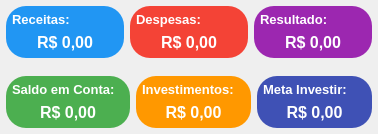
           <widget class="QWidget" name="widget_7" native="true">
            <layout class="QVBoxLayout" name="verticalLayout_12">
             <property name="leftMargin">
              <number>0</number>
             </property>
             <property name="topMargin">
              <number>0</number>
             </property>
             <property name="rightMargin">
              <number>0</number>
             </property>
             <property name="bottomMargin">
              <number>0</number>
             </property>
             <item>
              <widget class="QWidget" name="widget_22" native="true">
               <layout class="QHBoxLayout" name="horizontalLayout_2">
                <property name="leftMargin">
                 <number>6</number>
                </property>
                <property name="topMargin">
                 <number>6</number>
                </property>
                <property name="rightMargin">
                 <number>6</number>
                </property>
                <property name="bottomMargin">
                 <number>6</number>
                </property>
                <item>
                 <widget class="QWidget" name="widget_11" native="true">
                  <property name="styleSheet">
                   <string notr="true">background-color: rgb(33, 150, 243);
border-radius: 20px;   /* controla o arredondamento */</string>
                  </property>
                  <layout class="QVBoxLayout" name="verticalLayout_4">
                   <property name="spacing">
                    <number>6</number>
                   </property>
                   <property name="leftMargin">
                    <number>6</number>
                   </property>
                   <property name="topMargin">
                    <number>6</number>
                   </property>
                   <property name="rightMargin">
                    <number>6</number>
                   </property>
                   <property name="bottomMargin">
                    <number>6</number>
                   </property>
                   <item>
                    <widget class="QWidget" name="widget_12" native="true">
                     <layout class="QHBoxLayout" name="horizontalLayout_6">
                      <property name="spacing">
                       <number>0</number>
                      </property>
                      <property name="leftMargin">
                       <number>0</number>
                      </property>
                      <property name="topMargin">
                       <number>0</number>
                      </property>
                      <property name="rightMargin">
                       <number>0</number>
                      </property>
                      <property name="bottomMargin">
                       <number>0</number>
                      </property>
                      <item>
                       <widget class="QLabel" name="label_2">
                        <property name="minimumSize">
                         <size>
                          <width>62</width>
                          <height>0</height>
                         </size>
                        </property>
                        <property name="maximumSize">
                         <size>
                          <width>62</width>
                          <height>16777215</height>
                         </size>
                        </property>
                        <property name="font">
                         <font>
                          <pointsize>10</pointsize>
                          <weight>75</weight>
                          <bold>true</bold>
                         </font>
                        </property>
                        <property name="styleSheet">
                         <string notr="true">color: rgb(255, 255, 255);</string>
                        </property>
                        <property name="text">
                         <string>Receitas:</string>
                        </property>
                       </widget>
                      </item>
                      <item>
                       <widget class="QLabel" name="label_3">
                        <property name="text">
                         <string/>
                        </property>
                       </widget>
                      </item>
                     </layout>
                    </widget>
                   </item>
                   <item>
                    <widget class="QWidget" name="widget_13" native="true">
                     <layout class="QHBoxLayout" name="horizontalLayout_8">
                      <property name="spacing">
                       <number>0</number>
                      </property>
                      <property name="leftMargin">
                       <number>0</number>
                      </property>
                      <property name="topMargin">
                       <number>0</number>
                      </property>
                      <property name="rightMargin">
                       <number>0</number>
                      </property>
                      <property name="bottomMargin">
                       <number>0</number>
                      </property>
                      <item>
                       <widget class="QLabel" name="label_Receitas">
                        <property name="font">
                         <font>
                          <pointsize>12</pointsize>
                          <weight>75</weight>
                          <bold>true</bold>
                         </font>
                        </property>
                        <property name="styleSheet">
                         <string notr="true">color: rgb(255, 255, 255);</string>
                        </property>
                        <property name="text">
                         <string>R$ 0,00</string>
                        </property>
                        <property name="alignment">
                         <set>Qt::AlignCenter</set>
                        </property>
                       </widget>
                      </item>
                     </layout>
                    </widget>
                   </item>
                  </layout>
                 </widget>
                </item>
                <item>
                 <widget class="QWidget" name="widget_14" native="true">
                  <property name="styleSheet">
                   <string notr="true">background-color: rgb(244, 67, 54);
border-radius: 20px;   /* controla o arredondamento */</string>
                  </property>
                  <layout class="QVBoxLayout" name="verticalLayout_5">
                   <property name="spacing">
                    <number>6</number>
                   </property>
                   <property name="leftMargin">
                    <number>6</number>
                   </property>
                   <property name="topMargin">
                    <number>6</number>
                   </property>
                   <property name="rightMargin">
                    <number>6</number>
                   </property>
                   <property name="bottomMargin">
                    <number>6</number>
                   </property>
                   <item>
                    <widget class="QWidget" name="widget_15" native="true">
                     <layout class="QHBoxLayout" name="horizontalLayout_9">
                      <property name="spacing">
                       <number>0</number>
                      </property>
                      <property name="leftMargin">
                       <number>0</number>
                      </property>
                      <property name="topMargin">
                       <number>0</number>
                      </property>
                      <property name="rightMargin">
                       <number>0</number>
                      </property>
                      <property name="bottomMargin">
                       <number>0</number>
                      </property>
                      <item>
                       <widget class="QLabel" name="label_6">
                        <property name="minimumSize">
                         <size>
                          <width>65</width>
                          <height>0</height>
                         </size>
                        </property>
                        <property name="maximumSize">
                         <size>
                          <width>65</width>
                          <height>16777215</height>
                         </size>
                        </property>
                        <property name="font">
                         <font>
                          <pointsize>10</pointsize>
                          <weight>75</weight>
                          <bold>true</bold>
                         </font>
                        </property>
                        <property name="styleSheet">
                         <string notr="true">color: rgb(255, 255, 255);</string>
                        </property>
                        <property name="text">
                         <string>Despesas:</string>
                        </property>
                       </widget>
                      </item>
                      <item>
                       <widget class="QLabel" name="label_8">
                        <property name="text">
                         <string/>
                        </property>
                       </widget>
                      </item>
                     </layout>
                    </widget>
                   </item>
                   <item>
                    <widget class="QWidget" name="widget_16" native="true">
                     <layout class="QHBoxLayout" name="horizontalLayout_10">
                      <property name="spacing">
                       <number>0</number>
                      </property>
                      <property name="leftMargin">
                       <number>0</number>
                      </property>
                      <property name="topMargin">
                       <number>0</number>
                      </property>
                      <property name="rightMargin">
                       <number>0</number>
                      </property>
                      <property name="bottomMargin">
                       <number>0</number>
                      </property>
                      <item>
                       <widget class="QLabel" name="label_Despesas">
                        <property name="font">
                         <font>
                          <pointsize>12</pointsize>
                          <weight>75</weight>
                          <bold>true</bold>
                         </font>
                        </property>
                        <property name="styleSheet">
                         <string notr="true">color: rgb(255, 255, 255);</string>
                        </property>
                        <property name="text">
                         <string>R$ 0,00</string>
                        </property>
                        <property name="alignment">
                         <set>Qt::AlignCenter</set>
                        </property>
                       </widget>
                      </item>
                     </layout>
                    </widget>
                   </item>
                  </layout>
                 </widget>
                </item>
                <item>
                 <widget class="QWidget" name="widget_17" native="true">
                  <property name="styleSheet">
                   <string notr="true">background-color: rgb(156, 39, 176);
border-radius: 20px;   /* controla o arredondamento */</string>
                  </property>
                  <layout class="QVBoxLayout" name="verticalLayout_8">
                   <property name="spacing">
                    <number>6</number>
                   </property>
                   <property name="leftMargin">
                    <number>6</number>
                   </property>
                   <property name="topMargin">
                    <number>6</number>
                   </property>
                   <property name="rightMargin">
                    <number>6</number>
                   </property>
                   <property name="bottomMargin">
                    <number>6</number>
                   </property>
                   <item>
                    <widget class="QWidget" name="widget_20" native="true">
                     <layout class="QHBoxLayout" name="horizontalLayout_11">
                      <property name="spacing">
                       <number>0</number>
                      </property>
                      <property name="leftMargin">
                       <number>0</number>
                      </property>
                      <property name="topMargin">
                       <number>0</number>
                      </property>
                      <property name="rightMargin">
                       <number>0</number>
                      </property>
                      <property name="bottomMargin">
                       <number>0</number>
                      </property>
                      <item>
                       <widget class="QLabel" name="label_11">
                        <property name="minimumSize">
                         <size>
                          <width>68</width>
                          <height>0</height>
                         </size>
                        </property>
                        <property name="maximumSize">
                         <size>
                          <width>68</width>
                          <height>16777215</height>
                         </size>
                        </property>
                        <property name="font">
                         <font>
                          <pointsize>10</pointsize>
                          <weight>75</weight>
                          <bold>true</bold>
                         </font>
                        </property>
                        <property name="styleSheet">
                         <string notr="true">color: rgb(255, 255, 255);</string>
                        </property>
                        <property name="text">
                         <string>Resultado:</string>
                        </property>
                       </widget>
                      </item>
                      <item>
                       <widget class="QLabel" name="label_12">
                        <property name="text">
                         <string/>
                        </property>
                       </widget>
                      </item>
                     </layout>
                    </widget>
                   </item>
                   <item>
                    <widget class="QWidget" name="widget_21" native="true">
                     <layout class="QHBoxLayout" name="horizontalLayout_12">
                      <property name="spacing">
                       <number>0</number>
                      </property>
                      <property name="leftMargin">
                       <number>0</number>
                      </property>
                      <property name="topMargin">
                       <number>0</number>
                      </property>
                      <property name="rightMargin">
                       <number>0</number>
                      </property>
                      <property name="bottomMargin">
                       <number>0</number>
                      </property>
                      <item>
                       <widget class="QLabel" name="label_Resultado">
                        <property name="font">
                         <font>
                          <pointsize>12</pointsize>
                          <weight>75</weight>
                          <bold>true</bold>
                         </font>
                        </property>
                        <property name="styleSheet">
                         <string notr="true">color: rgb(255, 255, 255);</string>
                        </property>
                        <property name="text">
                         <string>R$ 0,00</string>
                        </property>
                        <property name="alignment">
                         <set>Qt::AlignCenter</set>
                        </property>
                       </widget>
                      </item>
                     </layout>
                    </widget>
                   </item>
                  </layout>
                 </widget>
                </item>
               </layout>
              </widget>
             </item>
             <item>
              <widget class="QWidget" name="widget_6" native="true">
               <layout class="QHBoxLayout" name="horizontalLayout_20">
                <property name="leftMargin">
                 <number>6</number>
                </property>
                <property name="topMargin">
                 <number>6</number>
                </property>
                <property name="rightMargin">
                 <number>6</number>
                </property>
                <property name="bottomMargin">
                 <number>6</number>
                </property>
                <item>
                 <widget class="QWidget" name="widget_23" native="true">
                  <property name="styleSheet">
                   <string notr="true">background-color: rgb(76, 175, 80);
border-radius: 20px;   /* controla o arredondamento */</string>
                  </property>
                  <layout class="QVBoxLayout" name="verticalLayout_9">
                   <property name="spacing">
                    <number>6</number>
                   </property>
                   <property name="leftMargin">
                    <number>6</number>
                   </property>
                   <property name="topMargin">
                    <number>6</number>
                   </property>
                   <property name="rightMargin">
                    <number>6</number>
                   </property>
                   <property name="bottomMargin">
                    <number>6</number>
                   </property>
                   <item>
                    <widget class="QWidget" name="widget_24" native="true">
                     <layout class="QHBoxLayout" name="horizontalLayout_13">
                      <property name="spacing">
                       <number>0</number>
                      </property>
                      <property name="leftMargin">
                       <number>0</number>
                      </property>
                      <property name="topMargin">
                       <number>0</number>
                      </property>
                      <property name="rightMargin">
                       <number>0</number>
                      </property>
                      <property name="bottomMargin">
                       <number>0</number>
                      </property>
                      <item>
                       <widget class="QLabel" name="label_4">
                        <property name="minimumSize">
                         <size>
                          <width>105</width>
                          <height>0</height>
                         </size>
                        </property>
                        <property name="maximumSize">
                         <size>
                          <width>105</width>
                          <height>16777215</height>
                         </size>
                        </property>
                        <property name="font">
                         <font>
                          <pointsize>10</pointsize>
                          <weight>75</weight>
                          <bold>true</bold>
                         </font>
                        </property>
                        <property name="styleSheet">
                         <string notr="true">color: rgb(255, 255, 255);</string>
                        </property>
                        <property name="text">
                         <string>Saldo em Conta:</string>
                        </property>
                       </widget>
                      </item>
                      <item>
                       <widget class="QLabel" name="label_10">
                        <property name="text">
                         <string/>
                        </property>
                       </widget>
                      </item>
                     </layout>
                    </widget>
                   </item>
                   <item>
                    <widget class="QWidget" name="widget_25" native="true">
                     <layout class="QHBoxLayout" name="horizontalLayout_15">
                      <property name="spacing">
                       <number>0</number>
                      </property>
                      <property name="leftMargin">
                       <number>0</number>
                      </property>
                      <property name="topMargin">
                       <number>0</number>
                      </property>
                      <property name="rightMargin">
                       <number>0</number>
                      </property>
                      <property name="bottomMargin">
                       <number>0</number>
                      </property>
                      <item>
                       <widget class="QLabel" name="label_SaldoAtual">
                        <property name="font">
                         <font>
                          <pointsize>12</pointsize>
                          <weight>75</weight>
                          <bold>true</bold>
                         </font>
                        </property>
                        <property name="styleSheet">
                         <string notr="true">color: rgb(255, 255, 255);</string>
                        </property>
                        <property name="text">
                         <string>R$ 0,00</string>
                        </property>
                        <property name="alignment">
                         <set>Qt::AlignCenter</set>
                        </property>
                       </widget>
                      </item>
                     </layout>
                    </widget>
                   </item>
                  </layout>
                 </widget>
                </item>
                <item>
                 <widget class="QWidget" name="widget_26" native="true">
                  <property name="styleSheet">
                   <string notr="true">background-color: rgb(255, 152, 0);
border-radius: 20px;   /* controla o arredondamento */</string>
                  </property>
                  <layout class="QVBoxLayout" name="verticalLayout_10">
                   <property name="spacing">
                    <number>6</number>
                   </property>
                   <property name="leftMargin">
                    <number>6</number>
                   </property>
                   <property name="topMargin">
                    <number>6</number>
                   </property>
                   <property name="rightMargin">
                    <number>6</number>
                   </property>
                   <property name="bottomMargin">
                    <number>6</number>
                   </property>
                   <item>
                    <widget class="QWidget" name="widget_27" native="true">
                     <layout class="QHBoxLayout" name="horizontalLayout_16">
                      <property name="spacing">
                       <number>0</number>
                      </property>
                      <property name="leftMargin">
                       <number>0</number>
                      </property>
                      <property name="topMargin">
                       <number>0</number>
                      </property>
                      <property name="rightMargin">
                       <number>0</number>
                      </property>
                      <property name="bottomMargin">
                       <number>0</number>
                      </property>
                      <item>
                       <widget class="QLabel" name="label_13">
                        <property name="minimumSize">
                         <size>
                          <width>96</width>
                          <height>0</height>
                         </size>
                        </property>
                        <property name="maximumSize">
                         <size>
                          <width>96</width>
                          <height>16777215</height>
                         </size>
                        </property>
                        <property name="font">
                         <font>
                          <pointsize>10</pointsize>
                          <weight>75</weight>
                          <bold>true</bold>
                         </font>
                        </property>
                        <property name="styleSheet">
                         <string notr="true">color: rgb(255, 255, 255);</string>
                        </property>
                        <property name="text">
                         <string>Investimentos:</string>
                        </property>
                       </widget>
                      </item>
                      <item>
                       <widget class="QLabel" name="label_14">
                        <property name="text">
                         <string/>
                        </property>
                       </widget>
                      </item>
                     </layout>
                    </widget>
                   </item>
                   <item>
                    <widget class="QWidget" name="widget_28" native="true">
                     <layout class="QHBoxLayout" name="horizontalLayout_17">
                      <property name="spacing">
                       <number>0</number>
                      </property>
                      <property name="leftMargin">
                       <number>0</number>
                      </property>
                      <property name="topMargin">
                       <number>0</number>
                      </property>
                      <property name="rightMargin">
                       <number>0</number>
                      </property>
                      <property name="bottomMargin">
                       <number>0</number>
                      </property>
                      <item>
                       <widget class="QLabel" name="label_Investimentos">
                        <property name="font">
                         <font>
                          <pointsize>12</pointsize>
                          <weight>75</weight>
                          <bold>true</bold>
                         </font>
                        </property>
                        <property name="styleSheet">
                         <string notr="true">color: rgb(255, 255, 255);</string>
                        </property>
                        <property name="text">
                         <string>R$ 0,00</string>
                        </property>
                        <property name="alignment">
                         <set>Qt::AlignCenter</set>
                        </property>
                       </widget>
                      </item>
                     </layout>
                    </widget>
                   </item>
                  </layout>
                 </widget>
                </item>
                <item>
                 <widget class="QWidget" name="widget_29" native="true">
                  <property name="styleSheet">
                   <string notr="true">background-color: rgb(63, 81, 181);
border-radius: 20px;   /* controla o arredondamento */</string>
                  </property>
                  <layout class="QVBoxLayout" name="verticalLayout_11">
                   <property name="spacing">
                    <number>6</number>
                   </property>
                   <property name="leftMargin">
                    <number>6</number>
                   </property>
                   <property name="topMargin">
                    <number>6</number>
                   </property>
                   <property name="rightMargin">
                    <number>6</number>
                   </property>
                   <property name="bottomMargin">
                    <number>6</number>
                   </property>
                   <item>
                    <widget class="QWidget" name="widget_30" native="true">
                     <layout class="QHBoxLayout" name="horizontalLayout_18">
                      <property name="spacing">
                       <number>0</number>
                      </property>
                      <property name="leftMargin">
                       <number>0</number>
                      </property>
                      <property name="topMargin">
                       <number>0</number>
                      </property>
                      <property name="rightMargin">
                       <number>0</number>
                      </property>
                      <property name="bottomMargin">
                       <number>0</number>
                      </property>
                      <item>
                       <widget class="QLabel" name="label_15">
                        <property name="minimumSize">
                         <size>
                          <width>96</width>
                          <height>0</height>
                         </size>
                        </property>
                        <property name="maximumSize">
                         <size>
                          <width>96</width>
                          <height>16777215</height>
                         </size>
                        </property>
                        <property name="font">
                         <font>
                          <pointsize>10</pointsize>
                          <weight>75</weight>
                          <bold>true</bold>
                         </font>
                        </property>
                        <property name="styleSheet">
                         <string notr="true">color: rgb(255, 255, 255);</string>
                        </property>
                        <property name="text">
                         <string>Meta Investir:</string>
                        </property>
                       </widget>
                      </item>
                      <item>
                       <widget class="QLabel" name="label_16">
                        <property name="text">
                         <string/>
                        </property>
                       </widget>
                      </item>
                     </layout>
                    </widget>
                   </item>
                   <item>
                    <widget class="QWidget" name="widget_31" native="true">
                     <layout class="QHBoxLayout" name="horizontalLayout_19">
                      <property name="spacing">
                       <number>0</number>
                      </property>
                      <property name="leftMargin">
                       <number>0</number>
                      </property>
                      <property name="topMargin">
                       <number>0</number>
                      </property>
                      <property name="rightMargin">
                       <number>0</number>
                      </property>
                      <property name="bottomMargin">
                       <number>0</number>
                      </property>
                      <item>
                       <widget class="QLabel" name="label_Meta">
                        <property name="font">
                         <font>
                          <pointsize>12</pointsize>
                          <weight>75</weight>
                          <bold>true</bold>
                         </font>
                        </property>
                        <property name="styleSheet">
                         <string notr="true">color: rgb(255, 255, 255);</string>
                        </property>
                        <property name="text">
                         <string>R$ 0,00</string>
                        </property>
                        <property name="alignment">
                         <set>Qt::AlignCenter</set>
                        </property>
                       </widget>
                      </item>
                     </layout>
                    </widget>
                   </item>
                  </layout>
                 </widget>
                </item>
               </layout>
              </widget>
             </item>
            </layout>
           </widget>
